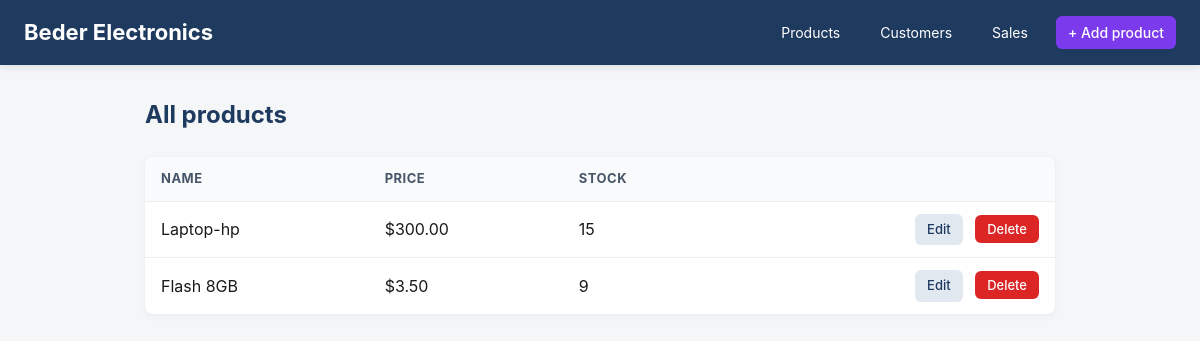
Before: / with the older database file.
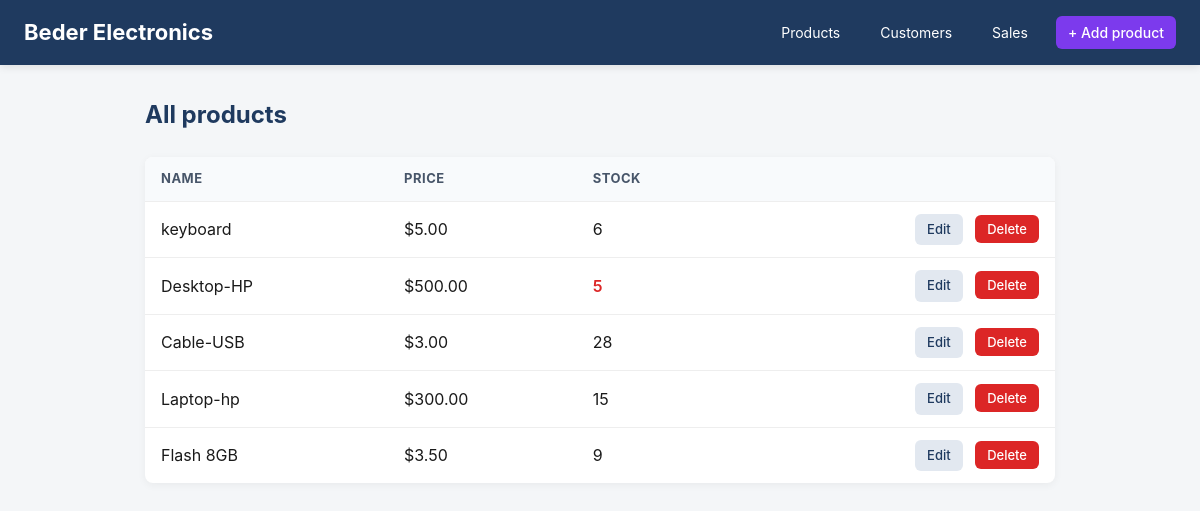
After: the same page with the newer database file.
### tables this page shows
CREATE TABLE products (
        id INTEGER PRIMARY KEY AUTOINCREMENT,
        name TEXT NOT NULL,
        price REAL NOT NULL,
        quantity_in_stock INTEGER NOT NULL DEFAULT 0,
        created_at TEXT NOT NULL DEFAULT CURRENT_TIMESTAMP
    );

### index.php (the view, shortened to what this page needs)
<?php
require_once "database.php";
$stmt = $db->query("SELECT * FROM products ORDER BY created_at DESC");
$products = $stmt->fetchAll(PDO::FETCH_ASSOC);
require_once "header.php";
?>
<h2 class="page-title">All products</h2>
<?php if (count($products) === 0): ?>
    <div class="empty-state">
        <p>No products yet.</p>
        <a href="create_product.php" class="btn btn--primary">Add your first product</a>
    </div>
<?php else: ?>
    <table>
        <thead>
            <tr>
                <th>Name</th>
                <th>Price</th>
                <th>Stock</th>
                <th></th>
            </tr>
        </thead>
        <tbody>
            <?php foreach ($products as $product): ?>
                <tr>
                    <td><?= htmlspecialchars($product["name"]) ?></td>
                    <td>$<?= number_format($product["price"], 2) ?></td>
                    <td class="<?= $product["quantity_in_stock"] <= 5 ? "stock-low" : "" ?>">
                        <?= (int) $product["quantity_in_stock"] ?>
                    </td>
                    <td class="actions">
                        <a href="edit_product.php?id=<?= $product["id"] ?>" class="btn btn--secondary">Edit</a>
                        <form action="delete_product.php" method="POST" onsubmit="return confirm('Delete this product?');">
                            <button type="submit" class="btn btn--danger">Delete</button>
                        </form>
                    </td>
                </tr>
            <?php endforeach; ?>
        </tbody>
    </table>
<?php endif; ?>
<?php require_once "footer.php"; ?>

### header.php (shortened to what this page needs)
<!DOCTYPE html>
<html lang="en">
<head>
    <link rel="stylesheet" href="style.css">
</head>
<body>
    <header class="site-header">
        <h1><a href="index.php">Beder Electronics</a></h1>
        <nav>
            <a href="index.php">Products</a>
            <a href="customers.php">Customers</a>
            <a href="sales.php">Sales</a>
            <a href="create_product.php" class="btn btn--primary">+ Add product</a>
        </nav>
    </header>
    <main class="container">

### footer.php
</main>
</body>
</html>

### style.css (style rules this page uses)
* { box-sizing: border-box; }
body { margin: 0; font-family: -apple-system, BlinkMacSystemFont, "Segoe UI", Roboto, sans-serif; background-color: #f4f6f8; color: #1a1a1a; line-height: 1.5; }
.site-header { background-color: #1F3A5F; color: white; padding: 16px 24px; display: flex; justify-content: space-between; align-items: center; box-shadow: 0 2px 8px rgba(0, 0, 0, 0.1); }
.site-header h1 { margin: 0; font-size: 22px; }
.site-header h1 a { color: white; text-decoration: none; }
.site-header nav { display: flex; gap: 16px; align-items: center; }
.site-header nav a { color: white; text-decoration: none; font-size: 14px; padding: 6px 12px; border-radius: 6px; }
.container { max-width: 950px; margin: 32px auto; padding: 0 20px; }
.page-title { font-size: 24px; margin: 0 0 24px 0; color: #1F3A5F; }
.btn { display: inline-block; padding: 8px 16px; border-radius: 6px; text-decoration: none; font-size: 14px; font-weight: 500; cursor: pointer; border: none; font-family: inherit; }
.btn--primary { background-color: #7C3AED; color: white; }
.btn--secondary { background-color: #e2e8f0; color: #1F3A5F; }
.btn--danger { background-color: #DC2626; color: white; }
table { width: 100%; border-collapse: collapse; background: white; border-radius: 8px; overflow: hidden; box-shadow: 0 2px 8px rgba(0, 0, 0, 0.05); }
th, td { text-align: left; padding: 12px 16px; border-bottom: 1px solid #eee; }
td:first-child { white-space: nowrap; }
th { background-color: #f8fafc; color: #475569; font-size: 13px; text-transform: uppercase; letter-spacing: 0.5px; }
tr:last-child td { border-bottom: none; }
td.actions { text-align: right; white-space: nowrap; }
td.actions form { display: inline; }
td.actions a, td.actions button { margin-left: 8px; font-size: 13px; padding: 6px 12px; }
.stock-low { color: #DC2626; font-weight: 600; }

Changed rows visible on the page:
added products: name "keyboard", price "5.00", quantity_in_stock "6"
added products: name "Desktop-HP", price "500.00", quantity_in_stock "5"
added products: name "Cable-USB", price "3.00", quantity_in_stock "28"
